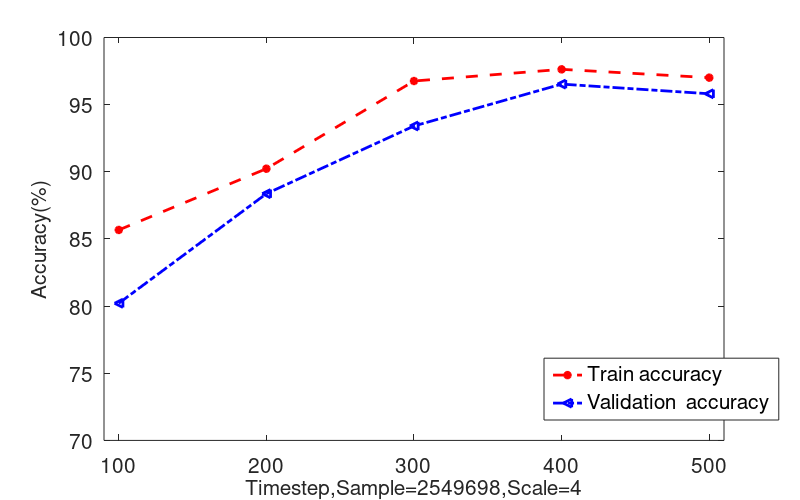

Write MATLAB code to recreate this figure.
y1=[85.67 90.23	96.76	97.63	97.01]
y2=[80.21 88.37	93.41	96.53	95.81]
plot(y1,'--*r','linewidth',2)
hold on
plot(y2,'-.<b','linewidth',2)
set(gca,'xtick',1:1:5);
set(gca,'xticklabel',{'100','200','300','400','500'});
axis([0.9 5.1 70 100])
set(gca,'FontSize',15);
xlabel('Timestep,Sample=2549698,Scale=4','FontSize',15)
ylabel('Accuracy(%)','FontSize',15)
legh=legend('Train accuracy','Validation  accuracy')
set(legh,'position',[0.68 0.16 0.1 0.05],'FontSize',15)
set(gcf,'PaperUnits','inches','PaperPosition',[0 0 8 5])